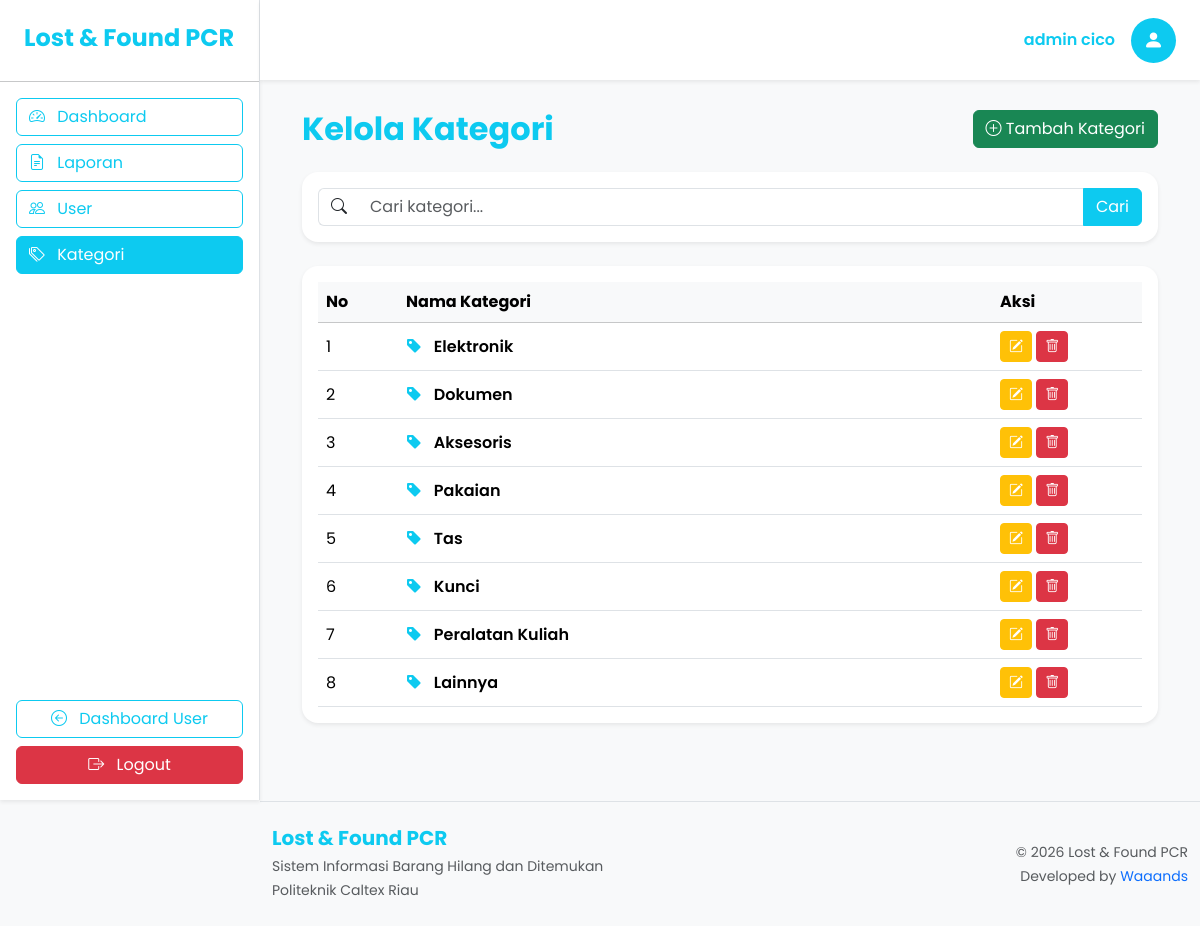
Page /index.php?aksi=kategori (signed in) on the committed database.
### tables this page shows
CREATE TABLE `kategori` (
  `id_kategori` int(11) NOT NULL,
  `nama_kategori` varchar(50) NOT NULL
);

### app/controllers/KategoriController.php (called while the page is built, shortened)
<?php
require_once __DIR__ . "/../../config/koneksi.php";
require_once __DIR__ . "/../models/KategoriModel.php";
class KategoriController
{
    private $kategoriModel;
    public function __construct($conn)
    {
        $this->kategoriModel = new KategoriModel($conn);
    }
    public function index()
    {
        $kategori = $this->kategoriModel->getAll();
        require __DIR__ . "/../views/admin/kategori/index.php";
    }
}

### app/models/KategoriModel.php (called while the page is built, shortened)
<?php
class KategoriModel
{
    private $conn;
    public function __construct($conn)
    {
        $this->conn = $conn;
    }
    public function getAll()
    {
        $query = "SELECT * FROM kategori";
        return mysqli_query(
            $this->conn,
            $query
        );
    }
}

### app/views/admin/kategori/index.php (the view, shortened to what this page needs)
<!DOCTYPE html>
<html>
<head>
    <link href="https://cdn.jsdelivr.net/npm/bootstrap@5.3.3/dist/css/bootstrap.min.css" rel="stylesheet">
    <link rel="stylesheet" href="https://cdn.jsdelivr.net/npm/bootstrap-icons@1.11.3/font/bootstrap-icons.min.css">
        <link rel="stylesheet" href="public/assets/css/admin.css">
</head>
<body class="bg-light">
    <div class="d-flex">
        <div class="bg-white border-end shadow-sm d-flex flex-column position-fixed" style="width:260px;height:100vh;">
            <div class="p-4">
                <h4 class="fw-bold text-info mb-1">
                    Lost & Found PCR
                </h4>
            </div>
            <hr class="m-0">
            <div class="list-group list-group-flush p-3 gap-2 flex-grow-1">
                <a href="index.php?aksi=admin" class="btn btn-outline-info text-start">
                    <i class="bi bi-speedometer2 me-2"></i>
                    Dashboard
                </a>
                <a href="index.php?aksi=admin_laporan" class="btn btn-outline-info text-start">
                    <i class="bi bi-file-earmark-text me-2"></i>
                    Laporan
                </a>
                <a href="index.php?aksi=admin_user" class="btn btn-outline-info text-start">
                    <i class="bi bi-people me-2"></i>
                    User
                </a>
                <a href="index.php?aksi=kategori" class="btn btn-info text-start">
                    <i class="bi bi-tags me-2"></i>
                    Kategori
                </a>
            </div>
            <div class="p-3 mt-auto">
                <a href="index.php?aksi=dashboard" class="btn btn-outline-info w-100 mb-2">
                    <i class="bi bi-arrow-left-circle me-2"></i>
                    Dashboard User
                </a>
                <a href="index.php?aksi=logout" class="btn btn-danger w-100">
                    <i class="bi bi-box-arrow-right me-2"></i>
                    Logout
                </a>
            </div>
        </div>
        <main class="main-content">
            <div class="flex-grow-1">
                <nav class="navbar navbar-expand-lg bg-white shadow-sm px-4 py-3">
                    <div class="ms-auto d-flex align-items-center">
                        <span class="fw-semibold text-info me-3">
                            <?= $_SESSION['nama']; ?>
                        </span>
                        <div class="bg-info rounded-circle d-flex justify-content-center align-items-center"
                            style="width:45px;height:45px;">
                            <i class="bi bi-person-fill text-white  fs-5"></i>
                        </div>
                    </div>
            </div>
            <div class="content">
                <div class="container-fluid">
                    <div class="d-flex justify-content-between align-items-center mb-4">
                        <h2 class="fw-bold text-info mb-0">
                            Kelola Kategori
                        </h2>
                        <a href="index.php?aksi=kategori_tambah" class="btn btn-success">
                            <i class="bi bi-plus-circle"></i>
                            Tambah Kategori
                        </a>
                    </div>
                    <div class="card border-0 shadow-sm rounded-4 mb-4">
                        <div class="card-body">
                            <form method="GET">
                                <div class="input-group">
                                    <span class="input-group-text bg-white">
                                        <i class="bi bi-search"></i>
                                    </span>
                                    <input type="text" name="keyword" class="form-control"
                                        placeholder="Cari kategori...">
                                    <button class="btn btn-info">
                                        Cari
                                    </button>
                                </div>
                            </form>
                        </div>
                    </div>
                    <div class="card border-0 shadow-sm rounded-4">
                        <div class="card-body">
                            <div class="table-responsive">
                                <table class="table table-hover align-middle mb-0">
                                    <thead class="table-light">
                                        <tr>
                                            <th width="80">
                                                No
                                            </th>
                                            <th>
                                                Nama Kategori
                                            </th>
                                            <th width="150">
                                                Aksi
                                            </th>
                                        </tr>
                                    </thead>
                                    <tbody>
                                        <?php
                            $no = 1;
                            while($row=mysqli_fetch_assoc($kategori)){
                            ?>
                                        <tr>
                                            <td>
                                                <?= $no++; ?>
                                            </td>
                                            <td class="fw-semibold">
                                                <i class="bi bi-tag-fill text-info me-2"></i>
                                                <?= $row['nama_kategori']; ?>
                                            </td>
                                            <td>
                                                <a href="index.php?aksi=kategori_edit&id=<?= $row['id_kategori']; ?>"
                                                    class="btn btn-warning btn-sm">
                                                    <i class="bi bi-pencil-square"></i>
                                                </a>
                                                <a href="index.php?aksi=kategori_hapus&id=<?= $row['id_kategori']; ?>"
                                                    class="btn btn-danger btn-sm"
                                                    onclick="return confirm('Hapus kategori ini?')">
                                                    <i class="bi bi-trash"></i>
                                                </a>
                                            </td>
                                        </tr>
                                        <?php } ?>
                                    </tbody>
                                </table>
                            </div>
                        </div>
                    </div>
                </div>
            </div>
            <footer class="mt-5 py-4 border-top">
                <div class="container">
                    <div class="row align-items-center">
                        <div class="col-md-6">
                            <h5 class="fw-bold text-info mb-1">
                                Lost & Found PCR
                            </h5> <small class="text-muted">
                                Sistem Informasi Barang Hilang dan Ditemukan<br>
                                Politeknik Caltex Riau
                            </small>
                        </div>
                        <div class="col-md-6 text-md-end mt-3 mt-md-0">
                            <small class="text-muted">
                                © 2026 Lost & Found PCR
                            </small>
                            <br>
                            <small class="text-muted">
                                Developed by <a href="https://github.com/waaands" target="_blank"
                                    class="text-decoration-none">Waaands</a>
                            </small>
                        </div>
                    </div>
                </div>
            </footer>
        </main>
    </div>
</body>
</html>

### public/assets/css/admin.css (style rules this page uses)
body { font-family:'Poppins',sans-serif; background:#f8f9fa; }
.main-content { margin-left:260px; min-height:100vh; background:#f8f9fa; }
.content { padding:30px; }
.navbar { height:80px; }
.card { border-radius:18px; }
.btn-outline-info { transition:.2s; }
.btn-info, .btn-warning, .btn-success, .btn-danger { color:#fff; transition:.2s; }
.input-group-text { border-right:none; }
.input-group .form-control { border-left:none; box-shadow:none; }
.table th { white-space:nowrap; vertical-align:middle; }
.table td { vertical-align:middle; }

### app/views/admin/kategori/index.php (style rules this page uses)
body { font-family: 'Poppins', sans-serif; overflow-x: hidden; background: #f8f9fa; }
.main-content { flex: 1; min-height: 100vh; background: #f8f9fa; }
.content { padding: 30px; }
.navbar { height: 80px; }
.input-group-text { border-right: none; }
.input-group .form-control { border-left: none; box-shadow: none; }
.btn-outline-info { transition: .2s; }
.btn-info, .btn-warning, .btn-success, .btn-danger { transition: .2s; }
.btn-info { color: #fff; }
.btn-warning { color: #fff; }
.btn-success { color: #fff; }
.btn-danger { color: #fff; }
.card { border-radius: 18px; }
.table th { white-space: nowrap; vertical-align: middle; }
.table td { vertical-align: middle; }
.main-content { margin-left: 260px; min-height: 100vh; background: #f8f9fa; }

### rows in the picture
kategori: nama_kategori "Elektronik"
kategori: nama_kategori "Dokumen"
kategori: nama_kategori "Aksesoris"
kategori: nama_kategori "Pakaian"
kategori: nama_kategori "Tas"
kategori: nama_kategori "Kunci"
kategori: nama_kategori "Peralatan Kuliah"
kategori: nama_kategori "Lainnya"

### other values in the picture
$_SESSION['nama'] "admin cico"
